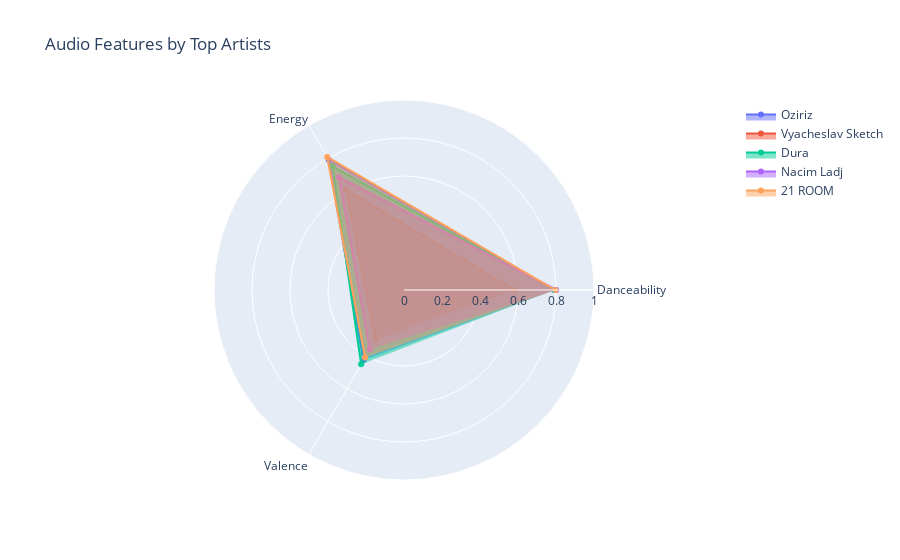

The code cell stored with this chart in its notebook:
### Code cell
# Get top artists by number of tracks
artist_tracks = df['artist_name'].value_counts().head(10)

plt.figure(figsize=(12, 6))
sns.barplot(x=artist_tracks.values, y=artist_tracks.index)
plt.title('Top 10 Artists by Number of Tracks')
plt.xlabel('Number of Tracks')
plt.show()

# Calculate average audio features by artist
artist_features = df.groupby('artist_name')[['danceability', 'energy', 'valence']].mean()
top_artists = artist_features.loc[artist_tracks.index]

# Create radar chart for top artists
import plotly.graph_objects as go

categories = ['Danceability', 'Energy', 'Valence']
fig = go.Figure()

for artist in top_artists.index[:5]:  # Limit to top 5 for clarity
    fig.add_trace(go.Scatterpolar(
        r=top_artists.loc[artist],
        theta=categories,
        fill='toself',
        name=artist
    ))

fig.update_layout(
    polar=dict(radialaxis=dict(visible=True, range=[0, 1])),
    showlegend=True,
    title='Audio Features by Top Artists'
)

fig.show()

### Figure 1 — Plotly figure (JSON) as saved in the notebook; plotly's stock layout.template omitted (floating-point values rounded to 4 significant figures)
{"data": [{"fill": "toself", "name": "Oziriz", "r": [0.7937, 0.7919, 0.4273], "theta": ["Danceability", "Energy", "Valence"], "type": "scatterpolar"}, {"fill": "toself", "name": "Vyacheslav Sketch", "r": [0.5837, 0.6101, 0.3004], "theta": ["Danceability", "Energy", "Valence"], "type": "scatterpolar"}, {"fill": "toself", "name": "Dura", "r": [0.7891, 0.7526, 0.4512], "theta": ["Danceability", "Energy", "Valence"], "type": "scatterpolar"}, {"fill": "toself", "name": "Nacim Ladj", "r": [0.8013, 0.6854, 0.3608], "theta": ["Danceability", "Energy", "Valence"], "type": "scatterpolar"}, {"fill": "toself", "name": "21 ROOM", "r": [0.7968, 0.8085, 0.4102], "theta": ["Danceability", "Energy", "Valence"], "type": "scatterpolar"}], "layout": {"polar": {"radialaxis": {"range": [0, 1], "visible": true}}, "showlegend": true, "title": {"text": "Audio Features by Top Artists"}}}
